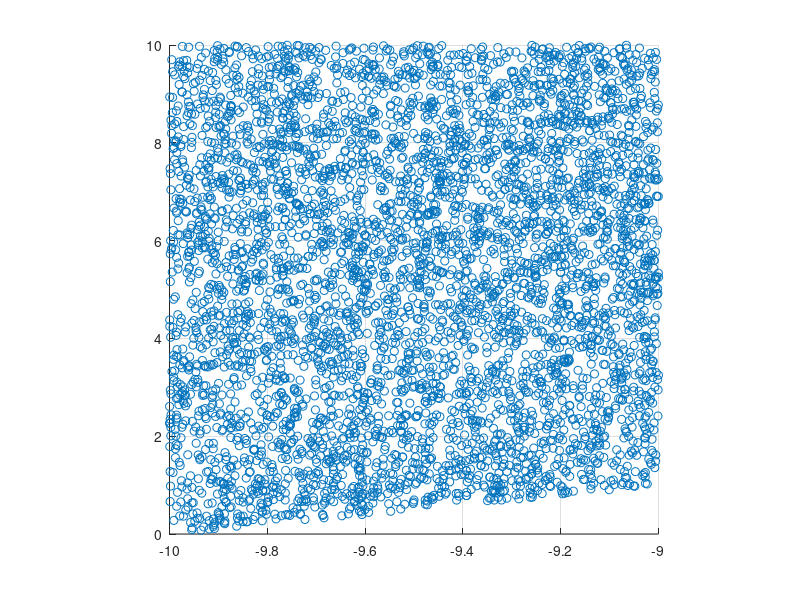

Write MATLAB code to recreate this figure.
5%7. Considere duas variaveis aleatorias X e Y com PDF conjunta constante (igual a k) e diferente de zero
##apenas na area sombreada da figura abaixo.
##(a) Determine o valor da constante k.
##(b) Determine Pr[X ≥ Y ].a
##(c) Determine e esboce a PDF marginal de Y .
##(d) Determine e esboce a CDF marginal de Y .
##(e) Determine e esboce a PDF condicional de Y dado X = 5.
##(f) Determine a covariˆancia entre X e Y .


close all; clear all ; clc;

N = 100000;

%Gerar X e Y
X = rand(20 , N) - 10;

for i = 1 : N
  Y(i) = 10 - abs(X(i) * rand());
end

figure; hold on ; grid on;

scatter(X(1:5000),Y(1:5000));
axis('square');
